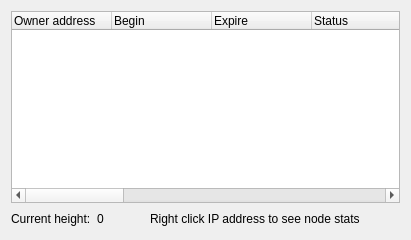
       <widget class="QWidget" name="tab">
        <attribute name="title">
         <string>My Peers DIN</string>
        </attribute>
        <layout class="QVBoxLayout" name="verticalLayout_4">
         <item>
          <widget class="QTableWidget" name="dinTable">
           <property name="enabled">
            <bool>true</bool>
           </property>
           <property name="editTriggers">
            <set>QAbstractItemView::NoEditTriggers</set>
           </property>
           <property name="alternatingRowColors">
            <bool>true</bool>
           </property>
           <property name="selectionBehavior">
            <enum>QAbstractItemView::SelectRows</enum>
           </property>
           <attribute name="horizontalHeaderDefaultSectionSize">
            <number>100</number>
           </attribute>
           <column>
            <property name="text">
             <string>Owner address</string>
            </property>
            <property name="textAlignment">
             <set>AlignLeading|AlignVCenter</set>
            </property>
           </column>
           <column>
            <property name="text">
             <string>Begin</string>
            </property>
            <property name="textAlignment">
             <set>AlignLeading|AlignVCenter</set>
            </property>
           </column>
           <column>
            <property name="text">
             <string>Expire</string>
            </property>
            <property name="textAlignment">
             <set>AlignLeading|AlignVCenter</set>
            </property>
           </column>
           <column>
            <property name="text">
             <string>Status</string>
            </property>
            <property name="textAlignment">
             <set>AlignLeading|AlignVCenter</set>
            </property>
           </column>
           <column>
            <property name="text">
             <string>IP</string>
            </property>
           </column>
           <column>
            <property name="text">
             <string>Peer address</string>
            </property>
            <property name="textAlignment">
             <set>AlignLeading|AlignVCenter</set>
            </property>
           </column>
           <column>
            <property name="text">
             <string>Next reward</string>
            </property>
            <property name="textAlignment">
             <set>AlignLeading|AlignVCenter</set>
            </property>
           </column>
           <column>
            <property name="text">
             <string>Locked</string>
            </property>
            <property name="textAlignment">
             <set>AlignLeading|AlignVCenter</set>
            </property>
           </column>
           <column>
            <property name="text">
             <string>Backup address</string>
            </property>
            <property name="textAlignment">
             <set>AlignLeading|AlignVCenter</set>
            </property>
           </column>
           <column>
            <property name="text">
             <string>Node blockcount</string>
            </property>
           </column>
           <column>
            <property name="text">
             <string>Node status</string>
            </property>
           </column>
          </widget>
         </item>
         <item>
          <layout class="QHBoxLayout" name="horizontalLayout_6" stretch="0,0,10,50,0">
           <property name="bottomMargin">
            <number>0</number>
           </property>
           <item>
            <widget class="QLabel" name="currentheight_label">
             <property name="text">
              <string>Current height:</string>
             </property>
            </widget>
           </item>
           <item>
            <widget class="QLabel" name="currentHeightLabel">
             <property name="text">
              <string>0</string>
             </property>
            </widget>
           </item>
           <item>
            <spacer name="horizontalSpacer_6">
             <property name="orientation">
              <enum>Qt::Horizontal</enum>
             </property>
             <property name="sizeHint" stdset="0">
              <size>
               <width>40</width>
               <height>20</height>
              </size>
             </property>
            </spacer>
           </item>
           <item>
            <widget class="QLabel" name="label">
             <property name="styleSheet">
              <string notr="true"/>
             </property>
             <property name="text">
              <string>Right click IP address to see node stats</string>
             </property>
            </widget>
           </item>
           <item>
            <spacer name="horizontalSpacer">
             <property name="orientation">
              <enum>Qt::Horizontal</enum>
             </property>
             <property name="sizeHint" stdset="0">
              <size>
               <width>40</width>
               <height>20</height>
              </size>
             </property>
            </spacer>
           </item>
          </layout>
         </item>
        </layout>
       </widget>
